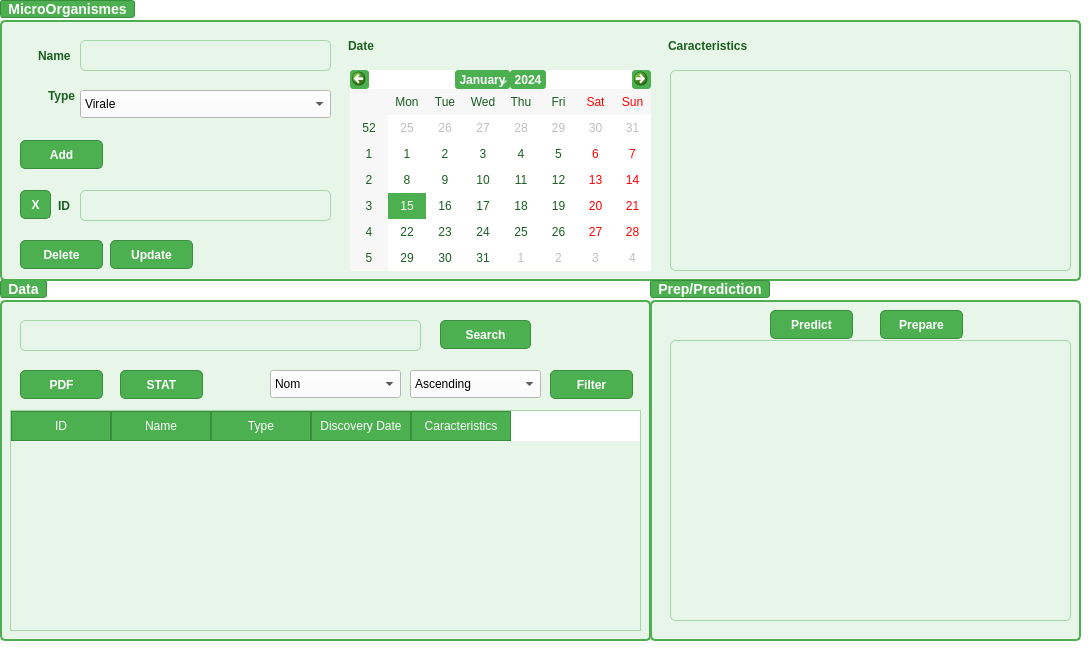
  <widget class="QWidget" name="centralwidget">
   <property name="styleSheet">
    <string notr="true">background-color: white;
</string>
   </property>
   <widget class="QGroupBox" name="groupBox">
    <property name="geometry">
     <rect>
      <x>0</x>
      <y>280</y>
      <width>651</width>
      <height>361</height>
     </rect>
    </property>
    <property name="styleSheet">
     <string notr="true">QGroupBox {
    background-color: #e8f5e9; /* Couleur de fond (vert clair) */
    color: #1b5e20; /* Couleur du texte (vert foncé) */
    border: 2px solid #4caf50; /* Bordure (vert vif) */
    border-radius: 5px; /* Coins arrondis */
    padding: 10px; /* Espacement interne */
    font-size: 14px; /* Taille de la police */
    font-weight: bold; /* Texte en gras */
    margin-top: 20px; /* Espacement au-dessus du titre */
}

QGroupBox::title {
    subcontrol-origin: margin; /* Position du titre */
    subcontrol-position: top left; /* Alignement du titre */
    padding: 0 5px; /* Espacement interne du titre */
    background-color: #4caf50; /* Couleur de fond du titre (vert vif) */
    color: #ffffff; /* Couleur du texte du titre (blanc) */
    border: 1px solid #388e3c; /* Bordure du titre (vert foncé) */
    border-radius: 3px; /* Coins arrondis du titre */
}</string>
    </property>
    <property name="title">
     <string>Data</string>
    </property>
    <widget class="QTableWidget" name="tableWidget">
     <property name="geometry">
      <rect>
       <x>10</x>
       <y>130</y>
       <width>631</width>
       <height>221</height>
      </rect>
     </property>
     <property name="styleSheet">
      <string notr="true">QTableWidget {
    background-color: #e8f5e9; /* Couleur de fond du tableau (vert clair) */
    alternate-background-color: #c8e6c9; /* Couleur de fond des lignes alternées (vert plus clair) */
    gridline-color: #a5d6a7; /* Couleur des lignes de la grille (vert moyen) */
    border: 1px solid #a5d6a7; /* Bordure du tableau (vert moyen) */
}

QTableWidget::item {
    padding: 5px; /* Espacement interne des cellules */
    color: #1b5e20; /* Couleur du texte (vert foncé) */
    background-color: #ffffff; /* Couleur de fond des cellules (blanc) */
}

QTableWidget::item:selected {
    background-color: #4caf50; /* Couleur de fond des cellules sélectionnées (vert vif) */
    color: #ffffff; /* Couleur du texte des cellules sélectionnées (blanc) */
}

QHeaderView::section {
    background-color: #4caf50; /* Couleur de fond des en-têtes (vert vif) */
    color: #ffffff; /* Couleur du texte des en-têtes (blanc) */
    padding: 5px; /* Espacement interne des en-têtes */
    border: 1px solid #388e3c; /* Bordure des en-têtes (vert foncé) */
}

QScrollBar:vertical {
    background-color: #e8f5e9; /* Couleur de fond de la barre de défilement verticale (vert clair) */
    width: 12px; /* Largeur de la barre de défilement verticale */
    margin: 0px 0px 0px 0px;
}

QScrollBar::handle:vertical {
    background-color: #a5d6a7; /* Couleur de la poignée de la barre de défilement verticale (vert moyen) */
    min-height: 20px; /* Hauteur minimale de la poignée */
    border-radius: 6px; /* Bordure arrondie de la poignée */
}

QScrollBar::add-line:vertical, QScrollBar::sub-line:vertical {
    background: none; /* Supprime les boutons de défilement */
}

QScrollBar::add-page:vertical, QScrollBar::sub-page:vertical {
    background: none; /* Supprime la zone de défilement */
}</string>
     </property>
     <column>
      <property name="text">
       <string>ID</string>
      </property>
     </column>
     <column>
      <property name="text">
       <string>Name</string>
      </property>
     </column>
     <column>
      <property name="text">
       <string>Type</string>
      </property>
     </column>
     <column>
      <property name="text">
       <string>Discovery Date</string>
      </property>
     </column>
     <column>
      <property name="text">
       <string>Caracteristics</string>
      </property>
     </column>
    </widget>
    <widget class="QLineEdit" name="lineEdit">
     <property name="geometry">
      <rect>
       <x>20</x>
       <y>40</y>
       <width>401</width>
       <height>31</height>
      </rect>
     </property>
     <property name="styleSheet">
      <string notr="true">QLineEdit {
    background-color: #e8f5e9; /* Couleur de fond (vert clair) */
    color: #1b5e20; /* Couleur du texte (vert foncé) */
    border: 1px solid #a5d6a7; /* Bordure (vert moyen) */
    border-radius: 5px; /* Coins arrondis */
    padding: 5px; /* Espacement interne */
    font-size: 12px; /* Taille de la police */
    selection-background-color: #4caf50; /* Couleur de fond du texte sélectionné (vert vif) */
    selection-color: #ffffff; /* Couleur du texte sélectionné (blanc) */
}

QLineEdit:focus {
    border: 2px solid #4caf50; /* Bordure plus épaisse et verte vif lorsqu'en focus */
}

QLineEdit:disabled {
    background-color: #c8e6c9; /* Couleur de fond désactivé (vert plus clair) */
    color: #81c784; /* Couleur du texte désactivé (vert moyen) */
    border: 1px solid #a5d6a7; /* Bordure désactivé (vert moyen) */
}</string>
     </property>
     <property name="text">
      <string/>
     </property>
    </widget>
    <widget class="QPushButton" name="pushButton_9">
     <property name="geometry">
      <rect>
       <x>20</x>
       <y>90</y>
       <width>83</width>
       <height>29</height>
      </rect>
     </property>
     <property name="styleSheet">
      <string notr="true">QPushButton {
    background-color: #4caf50; /* Couleur de fond (vert vif) */
    color: #ffffff; /* Couleur du texte (blanc) */
    border: 1px solid #388e3c; /* Bordure (vert foncé) */
    border-radius: 5px; /* Coins arrondis */
    padding: 5px 10px; /* Espacement interne */
    font-size: 12px; /* Taille de la police */
    font-weight: bold; /* Texte en gras */
}

QPushButton:hover {
    background-color: #66bb6a; /* Couleur de fond au survol (vert plus clair) */
    border: 1px solid #4caf50; /* Bordure au survol (vert vif) */
}

QPushButton:pressed {
    background-color: #388e3c; /* Couleur de fond lors du clic (vert foncé) */
    border: 1px solid #2e7d32; /* Bordure lors du clic (vert plus foncé) */
}

QPushButton:disabled {
    background-color: #a5d6a7; /* Couleur de fond désactivé (vert moyen) */
    color: #e8f5e9; /* Couleur du texte désactivé (vert clair) */
    border: 1px solid #81c784; /* Bordure désactivé (vert clair) */
}</string>
     </property>
     <property name="text">
      <string>PDF</string>
     </property>
    </widget>
    <widget class="QPushButton" name="pushButton_10">
     <property name="geometry">
      <rect>
       <x>120</x>
       <y>90</y>
       <width>83</width>
       <height>29</height>
      </rect>
     </property>
     <property name="styleSheet">
      <string notr="true">QPushButton {
    background-color: #4caf50; /* Couleur de fond (vert vif) */
    color: #ffffff; /* Couleur du texte (blanc) */
    border: 1px solid #388e3c; /* Bordure (vert foncé) */
    border-radius: 5px; /* Coins arrondis */
    padding: 5px 10px; /* Espacement interne */
    font-size: 12px; /* Taille de la police */
    font-weight: bold; /* Texte en gras */
}

QPushButton:hover {
    background-color: #66bb6a; /* Couleur de fond au survol (vert plus clair) */
    border: 1px solid #4caf50; /* Bordure au survol (vert vif) */
}

QPushButton:pressed {
    background-color: #388e3c; /* Couleur de fond lors du clic (vert foncé) */
    border: 1px solid #2e7d32; /* Bordure lors du clic (vert plus foncé) */
}

QPushButton:disabled {
    background-color: #a5d6a7; /* Couleur de fond désactivé (vert moyen) */
    color: #e8f5e9; /* Couleur du texte désactivé (vert clair) */
    border: 1px solid #81c784; /* Bordure désactivé (vert clair) */
}</string>
     </property>
     <property name="text">
      <string>STAT</string>
     </property>
    </widget>
    <widget class="QPushButton" name="pushButton_15">
     <property name="geometry">
      <rect>
       <x>440</x>
       <y>40</y>
       <width>91</width>
       <height>29</height>
      </rect>
     </property>
     <property name="styleSheet">
      <string notr="true">QPushButton {
    background-color: #4caf50; /* Couleur de fond (vert vif) */
    color: #ffffff; /* Couleur du texte (blanc) */
    border: 1px solid #388e3c; /* Bordure (vert foncé) */
    border-radius: 5px; /* Coins arrondis */
    padding: 5px 10px; /* Espacement interne */
    font-size: 12px; /* Taille de la police */
    font-weight: bold; /* Texte en gras */
}

QPushButton:hover {
    background-color: #66bb6a; /* Couleur de fond au survol (vert plus clair) */
    border: 1px solid #4caf50; /* Bordure au survol (vert vif) */
}

QPushButton:pressed {
    background-color: #388e3c; /* Couleur de fond lors du clic (vert foncé) */
    border: 1px solid #2e7d32; /* Bordure lors du clic (vert plus foncé) */
}

QPushButton:disabled {
    background-color: #a5d6a7; /* Couleur de fond désactivé (vert moyen) */
    color: #e8f5e9; /* Couleur du texte désactivé (vert clair) */
    border: 1px solid #81c784; /* Bordure désactivé (vert clair) */
}</string>
     </property>
     <property name="text">
      <string>Search</string>
     </property>
    </widget>
    <widget class="QComboBox" name="comboBox_2">
     <property name="geometry">
      <rect>
       <x>270</x>
       <y>90</y>
       <width>131</width>
       <height>28</height>
      </rect>
     </property>
     <item>
      <property name="text">
       <string>Nom</string>
      </property>
     </item>
     <item>
      <property name="text">
       <string>Type</string>
      </property>
     </item>
     <item>
      <property name="text">
       <string>Date Découverte</string>
      </property>
     </item>
    </widget>
    <widget class="QComboBox" name="comboBox_3">
     <property name="geometry">
      <rect>
       <x>410</x>
       <y>90</y>
       <width>131</width>
       <height>28</height>
      </rect>
     </property>
     <item>
      <property name="text">
       <string>Ascending</string>
      </property>
     </item>
     <item>
      <property name="text">
       <string>Desceding</string>
      </property>
     </item>
     <item>
      <property name="text">
       <string/>
      </property>
     </item>
    </widget>
    <widget class="QPushButton" name="pushButton_11">
     <property name="geometry">
      <rect>
       <x>550</x>
       <y>90</y>
       <width>83</width>
       <height>29</height>
      </rect>
     </property>
     <property name="styleSheet">
      <string notr="true">QPushButton {
    background-color: #4caf50; /* Couleur de fond (vert vif) */
    color: #ffffff; /* Couleur du texte (blanc) */
    border: 1px solid #388e3c; /* Bordure (vert foncé) */
    border-radius: 5px; /* Coins arrondis */
    padding: 5px 10px; /* Espacement interne */
    font-size: 12px; /* Taille de la police */
    font-weight: bold; /* Texte en gras */
}

QPushButton:hover {
    background-color: #66bb6a; /* Couleur de fond au survol (vert plus clair) */
    border: 1px solid #4caf50; /* Bordure au survol (vert vif) */
}

QPushButton:pressed {
    background-color: #388e3c; /* Couleur de fond lors du clic (vert foncé) */
    border: 1px solid #2e7d32; /* Bordure lors du clic (vert plus foncé) */
}

QPushButton:disabled {
    background-color: #a5d6a7; /* Couleur de fond désactivé (vert moyen) */
    color: #e8f5e9; /* Couleur du texte désactivé (vert clair) */
    border: 1px solid #81c784; /* Bordure désactivé (vert clair) */
}</string>
     </property>
     <property name="text">
      <string>Filter</string>
     </property>
    </widget>
   </widget>
   <widget class="QGroupBox" name="groupBox_2">
    <property name="geometry">
     <rect>
      <x>0</x>
      <y>0</y>
      <width>1081</width>
      <height>281</height>
     </rect>
    </property>
    <property name="styleSheet">
     <string notr="true">QGroupBox {
    background-color: #e8f5e9; /* Couleur de fond (vert clair) */
    color: #1b5e20; /* Couleur du texte (vert foncé) */
    border: 2px solid #4caf50; /* Bordure (vert vif) */
    border-radius: 5px; /* Coins arrondis */
    padding: 10px; /* Espacement interne */
    font-size: 14px; /* Taille de la police */
    font-weight: bold; /* Texte en gras */
    margin-top: 20px; /* Espacement au-dessus du titre */
}

QGroupBox::title {
    subcontrol-origin: margin; /* Position du titre */
    subcontrol-position: top left; /* Alignement du titre */
    padding: 0 5px; /* Espacement interne du titre */
    background-color: #4caf50; /* Couleur de fond du titre (vert vif) */
    color: #ffffff; /* Couleur du texte du titre (blanc) */
    border: 1px solid #388e3c; /* Bordure du titre (vert foncé) */
    border-radius: 3px; /* Coins arrondis du titre */
}</string>
    </property>
    <property name="title">
     <string>MicroOrganismes</string>
    </property>
    <widget class="QLabel" name="label">
     <property name="geometry">
      <rect>
       <x>50</x>
       <y>190</y>
       <width>61</width>
       <height>31</height>
      </rect>
     </property>
     <property name="styleSheet">
      <string notr="true">QLabel {
    background-color: #e8f5e9; /* Couleur de fond (vert clair) */
    color: #1b5e20; /* Couleur du texte (vert foncé) */
    border: none; /* Supprime la bordure */
    border-radius: 5px; /* Coins arrondis (optionnel) */
    padding: 5px; /* Espacement interne */
    font-size: 12px; /* Taille de la police */
    font-weight: bold; /* Texte en gras */
}

QLabel:disabled {
    background-color: #c8e6c9; /* Couleur de fond désactivé (vert plus clair) */
    color: #81c784; /* Couleur du texte désactivé (vert moyen) */
    border: none; /* Supprime la bordure pour l'état désactivé */
}</string>
     </property>
     <property name="text">
      <string>ID</string>
     </property>
    </widget>
    <widget class="QLabel" name="label_10">
     <property name="geometry">
      <rect>
       <x>30</x>
       <y>40</y>
       <width>61</width>
       <height>31</height>
      </rect>
     </property>
     <property name="styleSheet">
      <string notr="true">QLabel {
    background-color: #e8f5e9; /* Couleur de fond (vert clair) */
    color: #1b5e20; /* Couleur du texte (vert foncé) */
    border: none; /* Supprime la bordure */
    border-radius: 5px; /* Coins arrondis (optionnel) */
    padding: 5px; /* Espacement interne */
    font-size: 12px; /* Taille de la police */
    font-weight: bold; /* Texte en gras */
}

QLabel:disabled {
    background-color: #c8e6c9; /* Couleur de fond désactivé (vert plus clair) */
    color: #81c784; /* Couleur du texte désactivé (vert moyen) */
    border: none; /* Supprime la bordure pour l'état désactivé */
}</string>
     </property>
     <property name="text">
      <string>Name</string>
     </property>
    </widget>
    <widget class="QLabel" name="label_11">
     <property name="geometry">
      <rect>
       <x>40</x>
       <y>80</y>
       <width>51</width>
       <height>31</height>
      </rect>
     </property>
     <property name="styleSheet">
      <string notr="true">QLabel {
    background-color: #e8f5e9; /* Couleur de fond (vert clair) */
    color: #1b5e20; /* Couleur du texte (vert foncé) */
    border: none; /* Supprime la bordure */
    border-radius: 5px; /* Coins arrondis (optionnel) */
    padding: 5px; /* Espacement interne */
    font-size: 12px; /* Taille de la police */
    font-weight: bold; /* Texte en gras */
}

QLabel:disabled {
    background-color: #c8e6c9; /* Couleur de fond désactivé (vert plus clair) */
    color: #81c784; /* Couleur du texte désactivé (vert moyen) */
    border: none; /* Supprime la bordure pour l'état désactivé */
}</string>
     </property>
     <property name="text">
      <string>Type</string>
     </property>
    </widget>
    <widget class="QLabel" name="label_12">
     <property name="geometry">
      <rect>
       <x>340</x>
       <y>30</y>
       <width>61</width>
       <height>31</height>
      </rect>
     </property>
     <property name="styleSheet">
      <string notr="true">QLabel {
    background-color: #e8f5e9; /* Couleur de fond (vert clair) */
    color: #1b5e20; /* Couleur du texte (vert foncé) */
    border: none; /* Supprime la bordure */
    border-radius: 5px; /* Coins arrondis (optionnel) */
    padding: 5px; /* Espacement interne */
    font-size: 12px; /* Taille de la police */
    font-weight: bold; /* Texte en gras */
}

QLabel:disabled {
    background-color: #c8e6c9; /* Couleur de fond désactivé (vert plus clair) */
    color: #81c784; /* Couleur du texte désactivé (vert moyen) */
    border: none; /* Supprime la bordure pour l'état désactivé */
}</string>
     </property>
     <property name="text">
      <string>Date</string>
     </property>
    </widget>
    <widget class="QLabel" name="label_13">
     <property name="geometry">
      <rect>
       <x>660</x>
       <y>30</y>
       <width>101</width>
       <height>31</height>
      </rect>
     </property>
     <property name="styleSheet">
      <string notr="true">QLabel {
    background-color: #e8f5e9; /* Couleur de fond (vert clair) */
    color: #1b5e20; /* Couleur du texte (vert foncé) */
    border: none; /* Supprime la bordure */
    border-radius: 5px; /* Coins arrondis (optionnel) */
    padding: 5px; /* Espacement interne */
    font-size: 12px; /* Taille de la police */
    font-weight: bold; /* Texte en gras */
}

QLabel:disabled {
    background-color: #c8e6c9; /* Couleur de fond désactivé (vert plus clair) */
    color: #81c784; /* Couleur du texte désactivé (vert moyen) */
    border: none; /* Supprime la bordure pour l'état désactivé */
}</string>
     </property>
     <property name="text">
      <string>Caracteristics</string>
     </property>
    </widget>
    <widget class="QLineEdit" name="lineEdit_2">
     <property name="geometry">
      <rect>
       <x>80</x>
       <y>190</y>
       <width>251</width>
       <height>31</height>
      </rect>
     </property>
     <property name="styleSheet">
      <string notr="true">QLineEdit {
    background-color: #e8f5e9; /* Couleur de fond (vert clair) */
    color: #1b5e20; /* Couleur du texte (vert foncé) */
    border: 1px solid #a5d6a7; /* Bordure (vert moyen) */
    border-radius: 5px; /* Coins arrondis */
    padding: 5px; /* Espacement interne */
    font-size: 12px; /* Taille de la police */
    selection-background-color: #4caf50; /* Couleur de fond du texte sélectionné (vert vif) */
    selection-color: #ffffff; /* Couleur du texte sélectionné (blanc) */
}

QLineEdit:focus {
    border: 2px solid #4caf50; /* Bordure plus épaisse et verte vif lorsqu'en focus */
}

QLineEdit:disabled {
    background-color: #c8e6c9; /* Couleur de fond désactivé (vert plus clair) */
    color: #81c784; /* Couleur du texte désactivé (vert moyen) */
    border: 1px solid #a5d6a7; /* Bordure désactivé (vert moyen) */
}</string>
     </property>
     <property name="text">
      <string/>
     </property>
    </widget>
    <widget class="QLineEdit" name="lineEdit_3">
     <property name="geometry">
      <rect>
       <x>80</x>
       <y>40</y>
       <width>251</width>
       <height>31</height>
      </rect>
     </property>
     <property name="styleSheet">
      <string notr="true">QLineEdit {
    background-color: #e8f5e9; /* Couleur de fond (vert clair) */
    color: #1b5e20; /* Couleur du texte (vert foncé) */
    border: 1px solid #a5d6a7; /* Bordure (vert moyen) */
    border-radius: 5px; /* Coins arrondis */
    padding: 5px; /* Espacement interne */
    font-size: 12px; /* Taille de la police */
    selection-background-color: #4caf50; /* Couleur de fond du texte sélectionné (vert vif) */
    selection-color: #ffffff; /* Couleur du texte sélectionné (blanc) */
}

QLineEdit:focus {
    border: 2px solid #4caf50; /* Bordure plus épaisse et verte vif lorsqu'en focus */
}

QLineEdit:disabled {
    background-color: #c8e6c9; /* Couleur de fond désactivé (vert plus clair) */
    color: #81c784; /* Couleur du texte désactivé (vert moyen) */
    border: 1px solid #a5d6a7; /* Bordure désactivé (vert moyen) */
}</string>
     </property>
     <property name="text">
      <string/>
     </property>
    </widget>
    <widget class="QLineEdit" name="lineEdit_6">
     <property name="geometry">
      <rect>
       <x>670</x>
       <y>70</y>
       <width>401</width>
       <height>201</height>
      </rect>
     </property>
     <property name="styleSheet">
      <string notr="true">QLineEdit {
    background-color: #e8f5e9; /* Couleur de fond (vert clair) */
    color: #1b5e20; /* Couleur du texte (vert foncé) */
    border: 1px solid #a5d6a7; /* Bordure (vert moyen) */
    border-radius: 5px; /* Coins arrondis */
    padding: 5px; /* Espacement interne */
    font-size: 12px; /* Taille de la police */
    selection-background-color: #4caf50; /* Couleur de fond du texte sélectionné (vert vif) */
    selection-color: #ffffff; /* Couleur du texte sélectionné (blanc) */
}

QLineEdit:focus {
    border: 2px solid #4caf50; /* Bordure plus épaisse et verte vif lorsqu'en focus */
}

QLineEdit:disabled {
    background-color: #c8e6c9; /* Couleur de fond désactivé (vert plus clair) */
    color: #81c784; /* Couleur du texte désactivé (vert moyen) */
    border: 1px solid #a5d6a7; /* Bordure désactivé (vert moyen) */
}</string>
     </property>
     <property name="text">
      <string/>
     </property>
    </widget>
    <widget class="QPushButton" name="pushButton_12">
     <property name="geometry">
      <rect>
       <x>20</x>
       <y>140</y>
       <width>83</width>
       <height>29</height>
      </rect>
     </property>
     <property name="styleSheet">
      <string notr="true">QPushButton {
    background-color: #4caf50; /* Couleur de fond (vert vif) */
    color: #ffffff; /* Couleur du texte (blanc) */
    border: 1px solid #388e3c; /* Bordure (vert foncé) */
    border-radius: 5px; /* Coins arrondis */
    padding: 5px 10px; /* Espacement interne */
    font-size: 12px; /* Taille de la police */
    font-weight: bold; /* Texte en gras */
}

QPushButton:hover {
    background-color: #66bb6a; /* Couleur de fond au survol (vert plus clair) */
    border: 1px solid #4caf50; /* Bordure au survol (vert vif) */
}

QPushButton:pressed {
    background-color: #388e3c; /* Couleur de fond lors du clic (vert foncé) */
    border: 1px solid #2e7d32; /* Bordure lors du clic (vert plus foncé) */
}

QPushButton:disabled {
    background-color: #a5d6a7; /* Couleur de fond désactivé (vert moyen) */
    color: #e8f5e9; /* Couleur du texte désactivé (vert clair) */
    border: 1px solid #81c784; /* Bordure désactivé (vert clair) */
}</string>
     </property>
     <property name="text">
      <string>Add</string>
     </property>
    </widget>
    <widget class="QPushButton" name="pushButton_13">
     <property name="geometry">
      <rect>
       <x>20</x>
       <y>240</y>
       <width>83</width>
       <height>29</height>
      </rect>
     </property>
     <property name="styleSheet">
      <string notr="true">QPushButton {
    background-color: #4caf50; /* Couleur de fond (vert vif) */
    color: #ffffff; /* Couleur du texte (blanc) */
    border: 1px solid #388e3c; /* Bordure (vert foncé) */
    border-radius: 5px; /* Coins arrondis */
    padding: 5px 10px; /* Espacement interne */
    font-size: 12px; /* Taille de la police */
    font-weight: bold; /* Texte en gras */
}

QPushButton:hover {
    background-color: #66bb6a; /* Couleur de fond au survol (vert plus clair) */
    border: 1px solid #4caf50; /* Bordure au survol (vert vif) */
}

QPushButton:pressed {
    background-color: #388e3c; /* Couleur de fond lors du clic (vert foncé) */
    border: 1px solid #2e7d32; /* Bordure lors du clic (vert plus foncé) */
}

QPushButton:disabled {
    background-color: #a5d6a7; /* Couleur de fond désactivé (vert moyen) */
    color: #e8f5e9; /* Couleur du texte désactivé (vert clair) */
    border: 1px solid #81c784; /* Bordure désactivé (vert clair) */
}</string>
     </property>
     <property name="text">
      <string>Delete</string>
     </property>
    </widget>
    <widget class="QPushButton" name="pushButton_14">
     <property name="geometry">
      <rect>
       <x>110</x>
       <y>240</y>
       <width>83</width>
       <height>29</height>
      </rect>
     </property>
     <property name="styleSheet">
      <string notr="true">QPushButton {
    background-color: #4caf50; /* Couleur de fond (vert vif) */
    color: #ffffff; /* Couleur du texte (blanc) */
    border: 1px solid #388e3c; /* Bordure (vert foncé) */
    border-radius: 5px; /* Coins arrondis */
    padding: 5px 10px; /* Espacement interne */
    font-size: 12px; /* Taille de la police */
    font-weight: bold; /* Texte en gras */
}

QPushButton:hover {
    background-color: #66bb6a; /* Couleur de fond au survol (vert plus clair) */
    border: 1px solid #4caf50; /* Bordure au survol (vert vif) */
}

QPushButton:pressed {
    background-color: #388e3c; /* Couleur de fond lors du clic (vert foncé) */
    border: 1px solid #2e7d32; /* Bordure lors du clic (vert plus foncé) */
}

QPushButton:disabled {
    background-color: #a5d6a7; /* Couleur de fond désactivé (vert moyen) */
    color: #e8f5e9; /* Couleur du texte désactivé (vert clair) */
    border: 1px solid #81c784; /* Bordure désactivé (vert clair) */
}</string>
     </property>
     <property name="text">
      <string>Update</string>
     </property>
    </widget>
    <widget class="QCalendarWidget" name="calendarWidget">
     <property name="geometry">
      <rect>
       <x>350</x>
       <y>70</y>
       <width>301</width>
       <height>201</height>
      </rect>
     </property>
     <property name="styleSheet">
      <string notr="true">QCalendarWidget {
    background-color: #e8f5e9; /* Fond vert clair */
    color: #1b5e20; /* Texte vert foncé */
    border: 1px solid #a5d6a7; /* Bordure verte moyenne */
    border-radius: 5px; /* Coins arrondis */
}

QCalendarWidget QToolButton {
    background-color: #4caf50; /* Fond des boutons (vert vif) */
    color: #ffffff; /* Texte des boutons (blanc) */
    font-size: 12px; /* Taille de la police */
    border-radius: 3px; /* Coins arrondis pour les boutons */
}

QCalendarWidget QMenu {
    background-color: #e8f5e9; /* Fond du menu déroulant */
    color: #1b5e20; /* Texte du menu déroulant */
}

QCalendarWidget QAbstractItemView:enabled {
    background-color: #ffffff; /* Fond des jours (blanc) */
    color: #1b5e20; /* Texte des jours (vert foncé) */
    selection-background-color: #4caf50; /* Couleur de fond des jours sélectionnés (vert vif) */
    selection-color: #ffffff; /* Texte des jours sélectionnés (blanc) */
}</string>
     </property>
    </widget>
    <widget class="QComboBox" name="comboBox">
     <property name="geometry">
      <rect>
       <x>80</x>
       <y>90</y>
       <width>251</width>
       <height>28</height>
      </rect>
     </property>
     <item>
      <property name="text">
       <string>Virale</string>
      </property>
     </item>
     <item>
      <property name="text">
       <string>Dangereuse</string>
      </property>
     </item>
     <item>
      <property name="text">
       <string>Aéroportée</string>
      </property>
     </item>
    </widget>
    <widget class="QPushButton" name="pushButton_16">
     <property name="geometry">
      <rect>
       <x>20</x>
       <y>190</y>
       <width>31</width>
       <height>29</height>
      </rect>
     </property>
     <property name="styleSheet">
      <string notr="true">QPushButton {
    background-color: #4caf50; /* Couleur de fond (vert vif) */
    color: #ffffff; /* Couleur du texte (blanc) */
    border: 1px solid #388e3c; /* Bordure (vert foncé) */
    border-radius: 5px; /* Coins arrondis */
    padding: 5px 10px; /* Espacement interne */
    font-size: 12px; /* Taille de la police */
    font-weight: bold; /* Texte en gras */
}

QPushButton:hover {
    background-color: #66bb6a; /* Couleur de fond au survol (vert plus clair) */
    border: 1px solid #4caf50; /* Bordure au survol (vert vif) */
}

QPushButton:pressed {
    background-color: #388e3c; /* Couleur de fond lors du clic (vert foncé) */
    border: 1px solid #2e7d32; /* Bordure lors du clic (vert plus foncé) */
}

QPushButton:disabled {
    background-color: #a5d6a7; /* Couleur de fond désactivé (vert moyen) */
    color: #e8f5e9; /* Couleur du texte désactivé (vert clair) */
    border: 1px solid #81c784; /* Bordure désactivé (vert clair) */
}</string>
     </property>
     <property name="text">
      <string>X</string>
     </property>
    </widget>
   </widget>
   <widget class="QGroupBox" name="groupBox_3">
    <property name="geometry">
     <rect>
      <x>650</x>
      <y>280</y>
      <width>431</width>
      <height>361</height>
     </rect>
    </property>
    <property name="styleSheet">
     <string notr="true">QGroupBox {
    background-color: #e8f5e9; /* Couleur de fond (vert clair) */
    color: #1b5e20; /* Couleur du texte (vert foncé) */
    border: 2px solid #4caf50; /* Bordure (vert vif) */
    border-radius: 5px; /* Coins arrondis */
    padding: 10px; /* Espacement interne */
    font-size: 14px; /* Taille de la police */
    font-weight: bold; /* Texte en gras */
    margin-top: 20px; /* Espacement au-dessus du titre */
}

QGroupBox::title {
    subcontrol-origin: margin; /* Position du titre */
    subcontrol-position: top left; /* Alignement du titre */
    padding: 0 5px; /* Espacement interne du titre */
    background-color: #4caf50; /* Couleur de fond du titre (vert vif) */
    color: #ffffff; /* Couleur du texte du titre (blanc) */
    border: 1px solid #388e3c; /* Bordure du titre (vert foncé) */
    border-radius: 3px; /* Coins arrondis du titre */
}</string>
    </property>
    <property name="title">
     <string>Prep/Prediction</string>
    </property>
    <widget class="QLineEdit" name="lineEdit_4">
     <property name="geometry">
      <rect>
       <x>20</x>
       <y>60</y>
       <width>401</width>
       <height>281</height>
      </rect>
     </property>
     <property name="styleSheet">
      <string notr="true">QLineEdit {
    background-color: #e8f5e9; /* Couleur de fond (vert clair) */
    color: #1b5e20; /* Couleur du texte (vert foncé) */
    border: 1px solid #a5d6a7; /* Bordure (vert moyen) */
    border-radius: 5px; /* Coins arrondis */
    padding: 5px; /* Espacement interne */
    font-size: 12px; /* Taille de la police */
    selection-background-color: #4caf50; /* Couleur de fond du texte sélectionné (vert vif) */
    selection-color: #ffffff; /* Couleur du texte sélectionné (blanc) */
}

QLineEdit:focus {
    border: 2px solid #4caf50; /* Bordure plus épaisse et verte vif lorsqu'en focus */
}

QLineEdit:disabled {
    background-color: #c8e6c9; /* Couleur de fond désactivé (vert plus clair) */
    color: #81c784; /* Couleur du texte désactivé (vert moyen) */
    border: 1px solid #a5d6a7; /* Bordure désactivé (vert moyen) */
}</string>
     </property>
     <property name="text">
      <string/>
     </property>
    </widget>
    <widget class="QPushButton" name="pushButton_17">
     <property name="geometry">
      <rect>
       <x>120</x>
       <y>30</y>
       <width>83</width>
       <height>29</height>
      </rect>
     </property>
     <property name="styleSheet">
      <string notr="true">QPushButton {
    background-color: #4caf50; /* Couleur de fond (vert vif) */
    color: #ffffff; /* Couleur du texte (blanc) */
    border: 1px solid #388e3c; /* Bordure (vert foncé) */
    border-radius: 5px; /* Coins arrondis */
    padding: 5px 10px; /* Espacement interne */
    font-size: 12px; /* Taille de la police */
    font-weight: bold; /* Texte en gras */
}

QPushButton:hover {
    background-color: #66bb6a; /* Couleur de fond au survol (vert plus clair) */
    border: 1px solid #4caf50; /* Bordure au survol (vert vif) */
}

QPushButton:pressed {
    background-color: #388e3c; /* Couleur de fond lors du clic (vert foncé) */
    border: 1px solid #2e7d32; /* Bordure lors du clic (vert plus foncé) */
}

QPushButton:disabled {
    background-color: #a5d6a7; /* Couleur de fond désactivé (vert moyen) */
    color: #e8f5e9; /* Couleur du texte désactivé (vert clair) */
    border: 1px solid #81c784; /* Bordure désactivé (vert clair) */
}</string>
     </property>
     <property name="text">
      <string>Predict</string>
     </property>
    </widget>
    <widget class="QPushButton" name="pushButton_18">
     <property name="geometry">
      <rect>
       <x>230</x>
       <y>30</y>
       <width>83</width>
       <height>29</height>
      </rect>
     </property>
     <property name="styleSheet">
      <string notr="true">QPushButton {
    background-color: #4caf50; /* Couleur de fond (vert vif) */
    color: #ffffff; /* Couleur du texte (blanc) */
    border: 1px solid #388e3c; /* Bordure (vert foncé) */
    border-radius: 5px; /* Coins arrondis */
    padding: 5px 10px; /* Espacement interne */
    font-size: 12px; /* Taille de la police */
    font-weight: bold; /* Texte en gras */
}

QPushButton:hover {
    background-color: #66bb6a; /* Couleur de fond au survol (vert plus clair) */
    border: 1px solid #4caf50; /* Bordure au survol (vert vif) */
}

QPushButton:pressed {
    background-color: #388e3c; /* Couleur de fond lors du clic (vert foncé) */
    border: 1px solid #2e7d32; /* Bordure lors du clic (vert plus foncé) */
}

QPushButton:disabled {
    background-color: #a5d6a7; /* Couleur de fond désactivé (vert moyen) */
    color: #e8f5e9; /* Couleur du texte désactivé (vert clair) */
    border: 1px solid #81c784; /* Bordure désactivé (vert clair) */
}</string>
     </property>
     <property name="text">
      <string>Prepare</string>
     </property>
    </widget>
   </widget>
  </widget>
